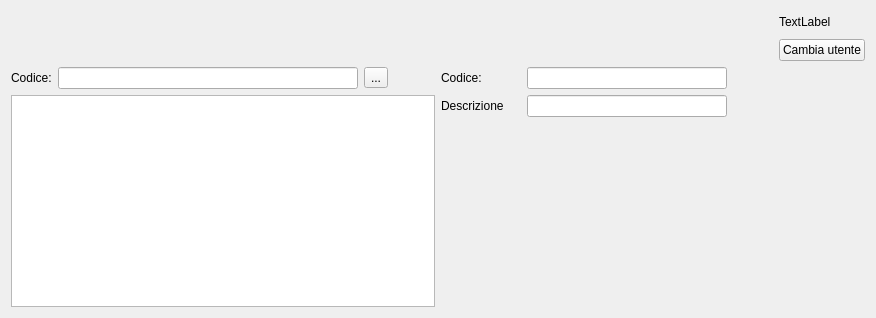
<?xml version="1.0" encoding="UTF-8"?>
<ui version="4.0">
 <class>screenTabvab</class>
 <widget class="QWidget" name="screenTabvab">
  <property name="geometry">
   <rect>
    <x>0</x>
    <y>0</y>
    <width>876</width>
    <height>318</height>
   </rect>
  </property>
  <property name="windowTitle">
   <string>Form</string>
  </property>
  <layout class="QGridLayout" name="gridLayout_10">
   <item row="0" column="0">
    <layout class="QGridLayout" name="gridLayout_3">
     <item row="0" column="2">
      <layout class="QGridLayout" name="gridLayout_2">
       <item row="1" column="0">
        <widget class="QPushButton" name="button_cambiaLogin">
         <property name="text">
          <string>Cambia utente</string>
         </property>
        </widget>
       </item>
       <item row="0" column="0">
        <widget class="QLabel" name="label_utenteLog">
         <property name="text">
          <string>TextLabel</string>
         </property>
        </widget>
       </item>
      </layout>
     </item>
     <item row="0" column="1">
      <spacer name="horizontalSpacer">
       <property name="orientation">
        <enum>Qt::Horizontal</enum>
       </property>
       <property name="sizeHint" stdset="0">
        <size>
         <width>40</width>
         <height>20</height>
        </size>
       </property>
      </spacer>
     </item>
     <item row="0" column="0">
      <widget class="QWidget" name="w_toolBar" native="true">
       <property name="minimumSize">
        <size>
         <width>500</width>
         <height>50</height>
        </size>
       </property>
       <property name="maximumSize">
        <size>
         <width>500</width>
         <height>50</height>
        </size>
       </property>
       <layout class="QGridLayout" name="gridLayout">
        <item row="0" column="0">
         <layout class="QHBoxLayout" name="layoyt_toolbar"/>
        </item>
       </layout>
      </widget>
     </item>
    </layout>
   </item>
   <item row="1" column="0">
    <layout class="QGridLayout" name="gridLayout_9">
     <item row="0" column="0">
      <layout class="QGridLayout" name="gridLayout_5">
       <item row="0" column="0">
        <layout class="QGridLayout" name="gridLayout_4">
         <item row="0" column="0">
          <widget class="QLabel" name="label">
           <property name="text">
            <string>Codice:</string>
           </property>
          </widget>
         </item>
         <item row="0" column="1">
          <widget class="QLineEdit" name="l_cercaCodice">
           <property name="minimumSize">
            <size>
             <width>300</width>
             <height>0</height>
            </size>
           </property>
           <property name="maximumSize">
            <size>
             <width>300</width>
             <height>16777215</height>
            </size>
           </property>
          </widget>
         </item>
         <item row="0" column="2">
          <widget class="QToolButton" name="tb_cerca">
           <property name="text">
            <string>...</string>
           </property>
          </widget>
         </item>
         <item row="0" column="3">
          <spacer name="horizontalSpacer_2">
           <property name="orientation">
            <enum>Qt::Horizontal</enum>
           </property>
           <property name="sizeHint" stdset="0">
            <size>
             <width>40</width>
             <height>20</height>
            </size>
           </property>
          </spacer>
         </item>
        </layout>
       </item>
       <item row="1" column="0">
        <widget class="QTableView" name="tableView"/>
       </item>
      </layout>
     </item>
     <item row="0" column="1">
      <layout class="QGridLayout" name="gridLayout_8">
       <item row="0" column="0">
        <layout class="QGridLayout" name="gridLayout_6">
         <item row="0" column="0">
          <widget class="QLabel" name="label_2">
           <property name="minimumSize">
            <size>
             <width>80</width>
             <height>0</height>
            </size>
           </property>
           <property name="text">
            <string>Codice:</string>
           </property>
          </widget>
         </item>
         <item row="0" column="1">
          <widget class="QLineEdit" name="l_insertCodice">
           <property name="minimumSize">
            <size>
             <width>200</width>
             <height>0</height>
            </size>
           </property>
          </widget>
         </item>
         <item row="0" column="2">
          <spacer name="horizontalSpacer_4">
           <property name="orientation">
            <enum>Qt::Horizontal</enum>
           </property>
           <property name="sizeHint" stdset="0">
            <size>
             <width>40</width>
             <height>20</height>
            </size>
           </property>
          </spacer>
         </item>
        </layout>
       </item>
       <item row="1" column="0">
        <layout class="QGridLayout" name="gridLayout_7">
         <item row="0" column="0">
          <widget class="QLabel" name="label_3">
           <property name="minimumSize">
            <size>
             <width>80</width>
             <height>0</height>
            </size>
           </property>
           <property name="text">
            <string>Descrizione</string>
           </property>
          </widget>
         </item>
         <item row="0" column="1">
          <widget class="QLineEdit" name="l_insertDescrizione">
           <property name="minimumSize">
            <size>
             <width>200</width>
             <height>0</height>
            </size>
           </property>
          </widget>
         </item>
         <item row="0" column="2">
          <spacer name="horizontalSpacer_3">
           <property name="orientation">
            <enum>Qt::Horizontal</enum>
           </property>
           <property name="sizeHint" stdset="0">
            <size>
             <width>40</width>
             <height>20</height>
            </size>
           </property>
          </spacer>
         </item>
        </layout>
       </item>
       <item row="2" column="0">
        <spacer name="verticalSpacer">
         <property name="orientation">
          <enum>Qt::Vertical</enum>
         </property>
         <property name="sizeHint" stdset="0">
          <size>
           <width>20</width>
           <height>40</height>
          </size>
         </property>
        </spacer>
       </item>
      </layout>
     </item>
    </layout>
   </item>
  </layout>
 </widget>
 <resources/>
 <connections/>
</ui>
